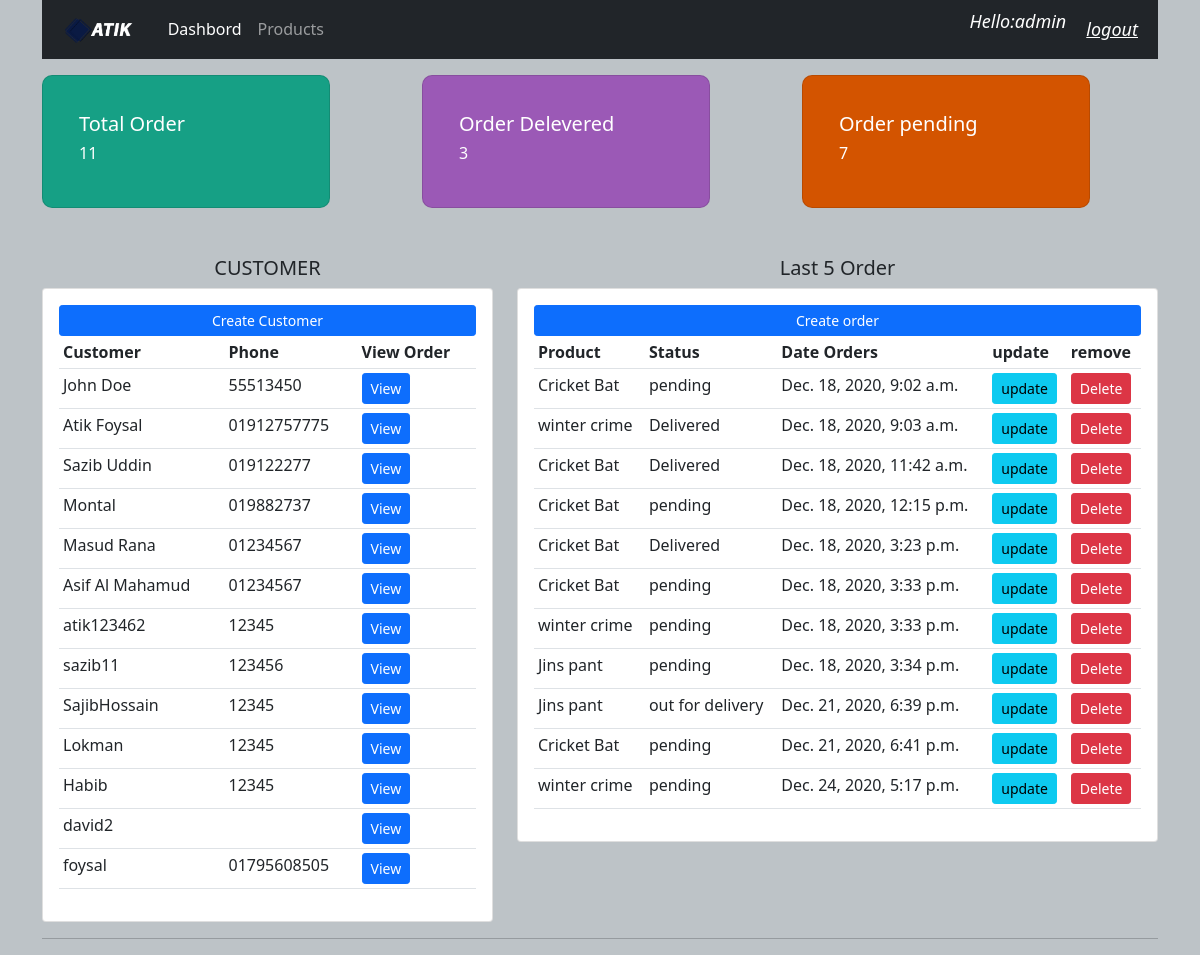
The app's page / (signed in), older data.
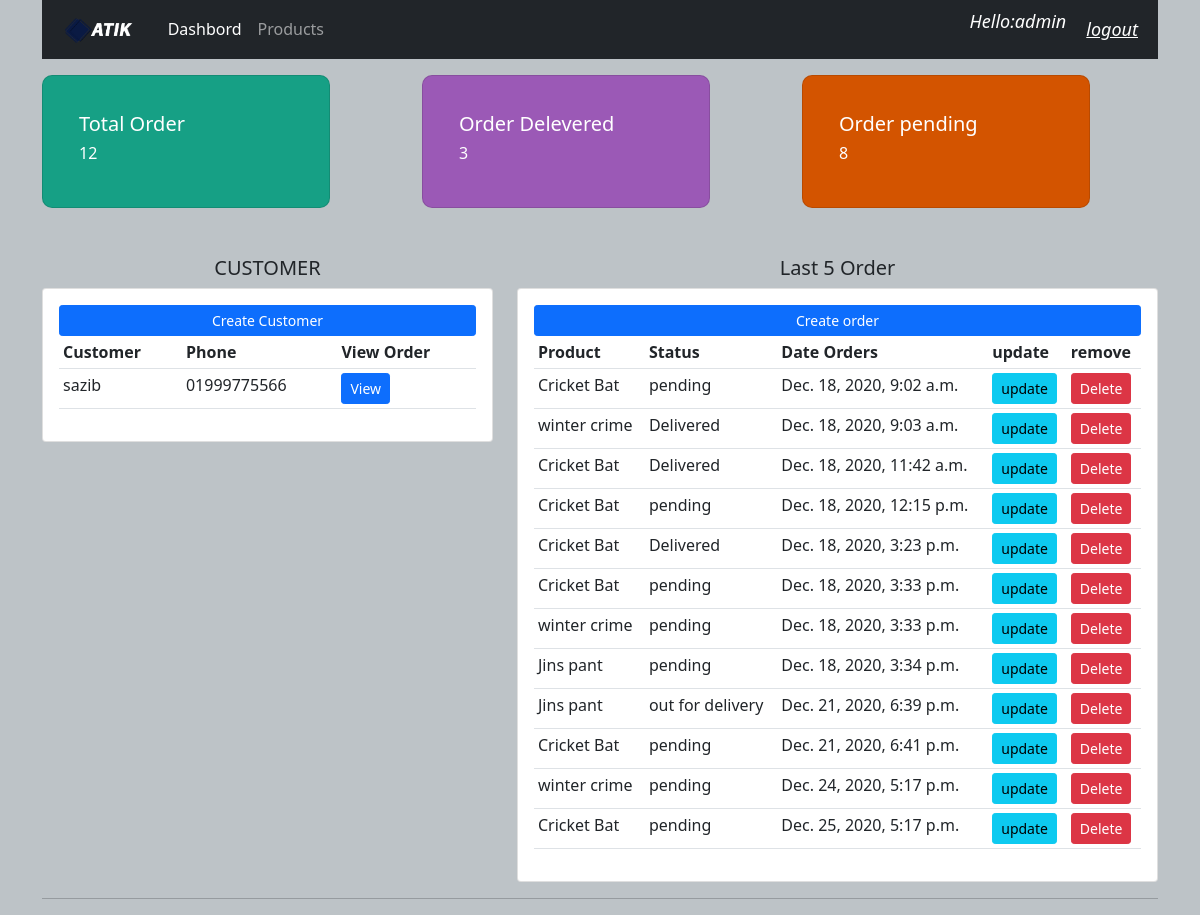
The same page, newer data.
### accounts/models.py (models this page shows, shortened)
class Customer(models.Model):
    user = models.OneToOneField(User, null=True,blank=True, on_delete=models.CASCADE, related_name='customers')
    name = models.CharField(max_length=200)
    phone = models.CharField(max_length=200)
    email = models.CharField(max_length=200)
    profile_pic = models.ImageField(default='businessman.png', null=True)
    date = models.DateTimeField(auto_now_add=True)

class Order(models.Model):
    STATUS = (
        ('pending', 'pending'),
        ('out for delivery', 'out for delivery'),
        ('Delivered', 'Delivered'),
    )
    customer = models.ForeignKey(Customer, null=True, on_delete=models.SET_NULL)
    product = models.ForeignKey(Product, null=True, on_delete=models.SET_NULL)
    date_created = models.DateTimeField(auto_now_add=True, null=True)
    status = models.CharField(max_length=200, null=True, choices=STATUS)
    notes = models.CharField(max_length=200, null=True)

class Product(models.Model):
    CATEGORY = (
        ('Indoor', 'Indoor'),
        ('Out of Door', 'Out of Door')
    )
    name = models.CharField(max_length=200)
    price = models.FloatField(null=True)
    category = models.CharField(max_length=200, null=True, choices=CATEGORY)
    description = models.CharField(max_length=200, null=True)
    date_created = models.DateTimeField(auto_now_add=True, null=True)
    tag = models.ManyToManyField(Tag)
    def __str__(self):
        return self.name

### accounts/decorators.py (the view)
    def wrapper_func(request, *args, **kwargs):
        group = None
        if request.user.groups.exists():
            group = request.user.groups.all()[0].name
        if group == 'customer':
            return redirect('user-page')
        if group == 'admin':
            return view_func(request, *args, **kwargs)

### accounts/views.py (called while the page is built)
@login_required(login_url='login')
@admin_only
def home(request):
    orders = Order.objects.all()
    customers = Customer.objects.all()
    total_customers = customers.count()
    total_ordered = orders.count()
    delivered = orders.filter(status='Delivered').count()
    pending = orders.filter(status='pending').count()
    context = {'orders': orders, 'customers': customers, 'total_ordered': total_ordered, 'delivered': delivered,
               'pending': pending}
    return render(request, 'accounts/dashbord.html', context)

### templates/accounts/dashbord.html
{% extends 'accounts/main.html' %}
{% block content %}
{% include 'accounts/status.html' %}
<div class="container">
    <div class="row">
    <div class="col-md-5 mt-5">
        <h5 class="text-center">CUSTOMER</h5>
        <div class="card card-body">
            <a href="" class="btn btn-primary btn btn-sm btn-block">Create Customer </a>
            <table class="table table-sm">
               <tr>
                   <th>Customer</th>
                <th>Phone</th>
                   <th>View Order</th>
               </tr>
            {% for customer in customers %}
            <tr>
                <td>{{customer.name }}</td>
                <td>{{customer.phone }}</td>
                <td><a class="btn btn-sm btn-primary" href="{% url 'customer' customer.id %}">View</a> </td>
            </tr>
            {% endfor %}
                 </table>
        </div>
    </div>
    <div class="col-md-7 mt-5">
        <h5 class="text-center">Last 5 Order</h5>
        <div class="card card-body">
            <a href="{% url 'create-order' %}" class="btn btn-primary btn btn-sm btn-block">Create order </a>
            <table class="table table-sm">
                <th>Product</th>
                <th>Status</th>
                <th>Date Orders</th>
                <th>update</th>
                <th>remove</th>
                {% for order in orders %}
                <tr>
                    <td>{{ order.product}}</td>
                    <td>{{ order.status}}</td>
                    <td>{{ order.date_created}}</td>
                    <td><a class="btn btn-sm btn-info" href="{% url 'update-order' order.id %}">update</a> </td>
                    <td><a class="btn btn-sm btn-danger" href="{% url 'delete' order.id %}">Delete</a> </td>
                </tr>
                {% endfor %}
            </table>
    </div>
</div>
</div>
{% endblock %}

### templates/accounts/main.html (shortened to what this page needs)
{% load static %}
<!DOCTYPE html>
<html lang="en">
<head>
<link href="https://cdn.jsdelivr.net/npm/bootstrap@5.0.0-beta1/dist/css/bootstrap.min.css" rel="stylesheet">
    <link rel="stylesheet" href="{% static  '/css/main.css' %}">
</head>
<body>
<div class="container">
{% include 'accounts/navbar.html' %}
</div>
{% block content %}
{% endblock %}
<hr>
</body>
</html>

### templates/accounts/navbar.html (shortened to what this page needs)
{% load static %}
<nav class="navbar navbar-expand-lg navbar-dark bg-dark mb-3">
  <div class="container-fluid">
    <a class="navbar-brand" href="{%  url 'home' %}">
      <img id="logo" src="{% static 'image/logo.png' %}" alt="">
    </a>
    <div class="collapse navbar-collapse" id="navbarNav">
      <ul class="navbar-nav">
        {% if request.user.is_staff %}
        <li class="nav-item">
          <a class="nav-link active" aria-current="page" href="{%  url 'home' %}">Dashbord</a>
        </li>
        <li class="nav-item">
          <a class="nav-link" href="{% url 'products' %}">Products</a>
        </li>
    {% else %}
        <li class="nav-item">
          <a class="nav-link" href="{% url 'account' %}">Settings</a>
        </li>
  {% endif %}
      </ul>
    </div>
  </div>
  <p class='hello-msg'>Hello:{{ request.user }}</p>
  <span><a class="hello-msg" href="{% url 'logout' %}">logout</a> </span>
</nav>

### templates/accounts/status.html
<div class="container">
    <div class="row">
    <div class="col-md">
        <div class="card" id="total-orders" style="width: 18rem;background-color:#16a085;padding:20px;color:white; border-radius:10px;">
  <div class="card-body">
    <h5 class="card-title">Total Order</h5>
    <h6 class="card-title" style="color:white;">{{ total_ordered }}</h6>
  </div>
</div>
    </div>
    <div class="col-md">
        <div class="card" id="orders-delivered" style="width: 18rem;background-color:#9b59b6;padding:20px;color:white; border-radius:10px;">
  <div class="card-body">
    <h5 class="card-title">Order Delevered</h5>
    <h6 class="card-title">{{ delivered }}</h6>
  </div>
</div>
    </div>
    <div class="col-md">
        <div class="card" id="orders-pending" style="width: 18rem;background-color:#d35400;padding:20px;color:white; border-radius:10px;">
  <div class="card-body">
    <h5 class="card-title">Order pending</h5>
    <h6 class="card-title">{{ pending }}</h6>
  </div>
</div>
    </div>
</div>
</div>

### static/css/main.css (style rules this page uses)
#logo { height:30px; }
body { background-color:#bdc3c7; }
#total-orders { background-color:#4cb4c7; }
#orders-delivered { background-color:#9b59b6; }
#orders-pending { background-color:#27ae60; }

### templates/accounts/navbar.html (style rules this page uses)
.hello-msg { font-style: italic; font-size:18px; color: #fff; margin-right: 20px; }

Row changes from the older to the newer data that the page shows:
removed Customer: name "John Doe", phone "55513450"
removed Customer: name "Atik Foysal", phone "01912757775"
removed Customer: name "Sazib Uddin", phone "019122277"
removed Customer: name "Montal", phone "019882737"
removed Customer: name "Masud Rana", phone "01234567"
removed Customer: name "Asif Al Mahamud", phone "01234567"
removed Customer: name "atik123462", phone "12345"
removed Customer: name "sazib11", phone "123456"
removed Customer: name "SajibHossain", phone "12345"
removed Customer: name "Lokman", phone "12345"
removed Customer: name "Habib", phone "12345"
removed Customer: name "david2"
removed Customer: name "foysal", phone "01795608505"
added Customer: name "sazib", phone "01999775566"
added Order: product "Cricket Bat", status "pending", date_created "Dec. 25, 2020, 5:17 p.m."
Text that changed along with them:
{{ total_ordered }}: "11" → "12"
{{ pending }}: "7" → "8"
